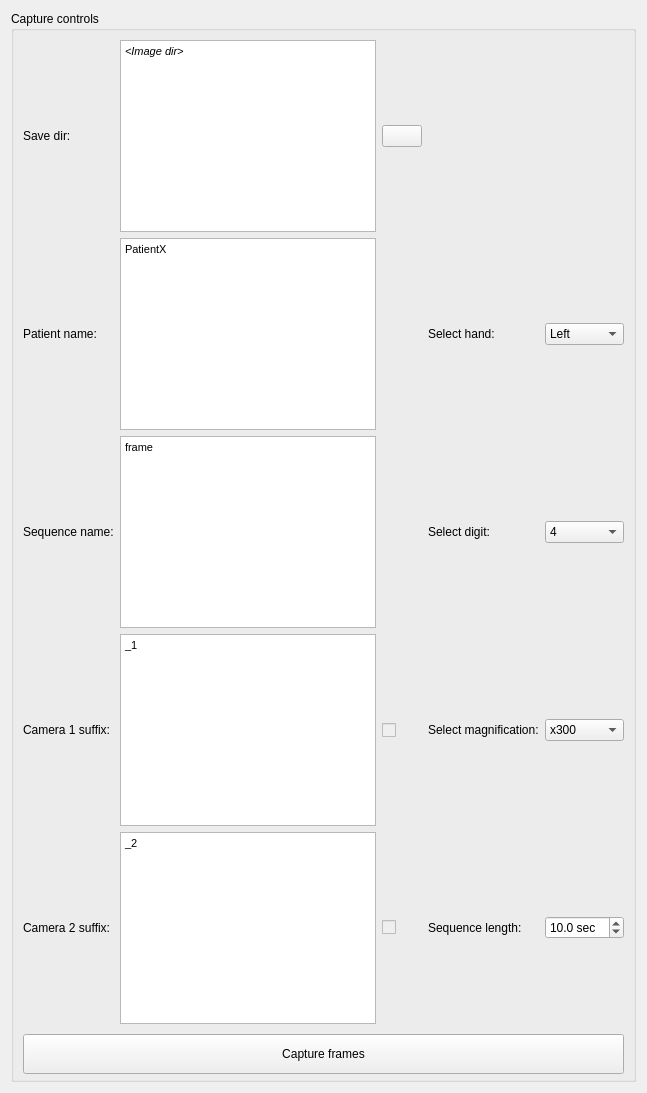
    <widget class="QWidget" name="tabCapture">
     <property name="enabled">
      <bool>true</bool>
     </property>
     <attribute name="title">
      <string>Capture</string>
     </attribute>
     <layout class="QVBoxLayout" name="verticalLayout">
      <item>
       <widget class="QGroupBox" name="saveSequence">
        <property name="title">
         <string>Capture controls</string>
        </property>
        <layout class="QGridLayout" name="gridLayout_2">
         <item row="0" column="0">
          <widget class="QLabel" name="imageBaseName_4">
           <property name="text">
            <string>Save dir:</string>
           </property>
           <property name="alignment">
            <set>Qt::AlignLeading|Qt::AlignLeft|Qt::AlignVCenter</set>
           </property>
          </widget>
         </item>
         <item row="0" column="1">
          <widget class="QTextEdit" name="saveDirTextEdit">
           <property name="sizePolicy">
            <sizepolicy hsizetype="Expanding" vsizetype="Fixed">
             <horstretch>0</horstretch>
             <verstretch>10</verstretch>
            </sizepolicy>
           </property>
           <property name="maximumSize">
            <size>
             <width>16777215</width>
             <height>16777215</height>
            </size>
           </property>
           <property name="verticalScrollBarPolicy">
            <enum>Qt::ScrollBarAlwaysOff</enum>
           </property>
           <property name="horizontalScrollBarPolicy">
            <enum>Qt::ScrollBarAlwaysOff</enum>
           </property>
           <property name="html">
            <string>&lt;!DOCTYPE HTML PUBLIC &quot;-//W3C//DTD HTML 4.0//EN&quot; &quot;http://www.w3.org/TR/REC-html40/strict.dtd&quot;&gt;
&lt;html&gt;&lt;head&gt;&lt;meta name=&quot;qrichtext&quot; content=&quot;1&quot; /&gt;&lt;style type=&quot;text/css&quot;&gt;
p, li { white-space: pre-wrap; }
&lt;/style&gt;&lt;/head&gt;&lt;body style=&quot; font-family:'MS Shell Dlg 2'; font-size:8.25pt; font-weight:400; font-style:normal;&quot;&gt;
&lt;p style=&quot; margin-top:0px; margin-bottom:0px; margin-left:0px; margin-right:0px; -qt-block-indent:0; text-indent:0px;&quot;&gt;&lt;span style=&quot; font-size:8pt; font-style:italic;&quot;&gt;&amp;lt;Image dir&amp;gt;&lt;/span&gt;&lt;/p&gt;&lt;/body&gt;&lt;/html&gt;</string>
           </property>
          </widget>
         </item>
         <item row="5" column="2">
          <widget class="QCheckBox" name="useCamera1Button">
           <property name="enabled">
            <bool>false</bool>
           </property>
           <property name="sizePolicy">
            <sizepolicy hsizetype="Preferred" vsizetype="Preferred">
             <horstretch>0</horstretch>
             <verstretch>0</verstretch>
            </sizepolicy>
           </property>
           <property name="text">
            <string/>
           </property>
          </widget>
         </item>
         <item row="7" column="2">
          <widget class="QCheckBox" name="useCamera2Button">
           <property name="enabled">
            <bool>false</bool>
           </property>
           <property name="text">
            <string/>
           </property>
          </widget>
         </item>
         <item row="8" column="0" colspan="5">
          <widget class="QPushButton" name="saveButton">
           <property name="sizePolicy">
            <sizepolicy hsizetype="Minimum" vsizetype="Expanding">
             <horstretch>0</horstretch>
             <verstretch>0</verstretch>
            </sizepolicy>
           </property>
           <property name="minimumSize">
            <size>
             <width>0</width>
             <height>40</height>
            </size>
           </property>
           <property name="maximumSize">
            <size>
             <width>16777215</width>
             <height>32</height>
            </size>
           </property>
           <property name="text">
            <string>Capture frames</string>
           </property>
          </widget>
         </item>
         <item row="0" column="2">
          <widget class="QPushButton" name="saveDirSelect">
           <property name="text">
            <string/>
           </property>
           <property name="icon">
            <iconset>
             <normalon>:/trolltech/styles/commonstyle/images/diropen-16.png</normalon>
            </iconset>
           </property>
          </widget>
         </item>
         <item row="7" column="3">
          <widget class="QLabel" name="sequenceLengthLabel">
           <property name="text">
            <string>Sequence length:</string>
           </property>
           <property name="alignment">
            <set>Qt::AlignLeading|Qt::AlignLeft|Qt::AlignVCenter</set>
           </property>
          </widget>
         </item>
         <item row="7" column="4">
          <widget class="QDoubleSpinBox" name="sequenceLengthSpinBox">
           <property name="suffix">
            <string> sec</string>
           </property>
           <property name="decimals">
            <number>1</number>
           </property>
           <property name="singleStep">
            <double>0.500000000000000</double>
           </property>
           <property name="value">
            <double>10.000000000000000</double>
           </property>
          </widget>
         </item>
         <item row="5" column="4">
          <widget class="QComboBox" name="magComboBox">
           <item>
            <property name="text">
             <string>x300</string>
            </property>
           </item>
          </widget>
         </item>
         <item row="5" column="3">
          <widget class="QLabel" name="magabel">
           <property name="text">
            <string>Select magnification:</string>
           </property>
           <property name="alignment">
            <set>Qt::AlignLeading|Qt::AlignLeft|Qt::AlignVCenter</set>
           </property>
          </widget>
         </item>
         <item row="4" column="4">
          <widget class="QComboBox" name="digitComboBox">
           <property name="currentIndex">
            <number>3</number>
           </property>
           <item>
            <property name="text">
             <string>1</string>
            </property>
           </item>
           <item>
            <property name="text">
             <string>2</string>
            </property>
           </item>
           <item>
            <property name="text">
             <string>3</string>
            </property>
           </item>
           <item>
            <property name="text">
             <string>4</string>
            </property>
           </item>
           <item>
            <property name="text">
             <string>5</string>
            </property>
           </item>
          </widget>
         </item>
         <item row="4" column="3">
          <widget class="QLabel" name="digitLabel">
           <property name="text">
            <string>Select digit:</string>
           </property>
           <property name="alignment">
            <set>Qt::AlignLeading|Qt::AlignLeft|Qt::AlignVCenter</set>
           </property>
          </widget>
         </item>
         <item row="2" column="3">
          <widget class="QLabel" name="handLabel">
           <property name="text">
            <string>Select hand:</string>
           </property>
           <property name="alignment">
            <set>Qt::AlignLeading|Qt::AlignLeft|Qt::AlignVCenter</set>
           </property>
          </widget>
         </item>
         <item row="2" column="4">
          <widget class="QComboBox" name="handComboBox">
           <item>
            <property name="text">
             <string>Left</string>
            </property>
           </item>
           <item>
            <property name="text">
             <string>Right</string>
            </property>
           </item>
          </widget>
         </item>
         <item row="4" column="0">
          <widget class="QLabel" name="sequenceNameLabel">
           <property name="text">
            <string>Sequence name:</string>
           </property>
           <property name="alignment">
            <set>Qt::AlignLeading|Qt::AlignLeft|Qt::AlignVCenter</set>
           </property>
          </widget>
         </item>
         <item row="2" column="0">
          <widget class="QLabel" name="patientNameLabel">
           <property name="text">
            <string>Patient name:</string>
           </property>
           <property name="alignment">
            <set>Qt::AlignLeading|Qt::AlignLeft|Qt::AlignVCenter</set>
           </property>
          </widget>
         </item>
         <item row="2" column="1">
          <widget class="QTextEdit" name="patientNameTextEdit">
           <property name="sizePolicy">
            <sizepolicy hsizetype="Expanding" vsizetype="Fixed">
             <horstretch>0</horstretch>
             <verstretch>10</verstretch>
            </sizepolicy>
           </property>
           <property name="maximumSize">
            <size>
             <width>16777215</width>
             <height>16777215</height>
            </size>
           </property>
           <property name="verticalScrollBarPolicy">
            <enum>Qt::ScrollBarAlwaysOff</enum>
           </property>
           <property name="horizontalScrollBarPolicy">
            <enum>Qt::ScrollBarAlwaysOff</enum>
           </property>
           <property name="html">
            <string>&lt;!DOCTYPE HTML PUBLIC &quot;-//W3C//DTD HTML 4.0//EN&quot; &quot;http://www.w3.org/TR/REC-html40/strict.dtd&quot;&gt;
&lt;html&gt;&lt;head&gt;&lt;meta name=&quot;qrichtext&quot; content=&quot;1&quot; /&gt;&lt;style type=&quot;text/css&quot;&gt;
p, li { white-space: pre-wrap; }
&lt;/style&gt;&lt;/head&gt;&lt;body style=&quot; font-family:'MS Shell Dlg 2'; font-size:8.25pt; font-weight:400; font-style:normal;&quot;&gt;
&lt;p style=&quot; margin-top:0px; margin-bottom:0px; margin-left:0px; margin-right:0px; -qt-block-indent:0; text-indent:0px;&quot;&gt;&lt;span style=&quot; font-size:8pt;&quot;&gt;PatientX&lt;/span&gt;&lt;/p&gt;&lt;/body&gt;&lt;/html&gt;</string>
           </property>
          </widget>
         </item>
         <item row="4" column="1">
          <widget class="QTextEdit" name="sequenceNameTextEdit">
           <property name="sizePolicy">
            <sizepolicy hsizetype="Expanding" vsizetype="Fixed">
             <horstretch>0</horstretch>
             <verstretch>0</verstretch>
            </sizepolicy>
           </property>
           <property name="maximumSize">
            <size>
             <width>16777215</width>
             <height>16777215</height>
            </size>
           </property>
           <property name="verticalScrollBarPolicy">
            <enum>Qt::ScrollBarAlwaysOff</enum>
           </property>
           <property name="horizontalScrollBarPolicy">
            <enum>Qt::ScrollBarAlwaysOff</enum>
           </property>
           <property name="html">
            <string>&lt;!DOCTYPE HTML PUBLIC &quot;-//W3C//DTD HTML 4.0//EN&quot; &quot;http://www.w3.org/TR/REC-html40/strict.dtd&quot;&gt;
&lt;html&gt;&lt;head&gt;&lt;meta name=&quot;qrichtext&quot; content=&quot;1&quot; /&gt;&lt;style type=&quot;text/css&quot;&gt;
p, li { white-space: pre-wrap; }
&lt;/style&gt;&lt;/head&gt;&lt;body style=&quot; font-family:'MS Shell Dlg 2'; font-size:8.25pt; font-weight:400; font-style:normal;&quot;&gt;
&lt;p style=&quot; margin-top:0px; margin-bottom:0px; margin-left:0px; margin-right:0px; -qt-block-indent:0; text-indent:0px;&quot;&gt;&lt;span style=&quot; font-size:8pt;&quot;&gt;frame&lt;/span&gt;&lt;/p&gt;&lt;/body&gt;&lt;/html&gt;</string>
           </property>
          </widget>
         </item>
         <item row="7" column="1">
          <widget class="QTextEdit" name="camera2SuffixTextEdit">
           <property name="sizePolicy">
            <sizepolicy hsizetype="Expanding" vsizetype="Fixed">
             <horstretch>0</horstretch>
             <verstretch>0</verstretch>
            </sizepolicy>
           </property>
           <property name="verticalScrollBarPolicy">
            <enum>Qt::ScrollBarAlwaysOff</enum>
           </property>
           <property name="horizontalScrollBarPolicy">
            <enum>Qt::ScrollBarAlwaysOff</enum>
           </property>
           <property name="html">
            <string>&lt;!DOCTYPE HTML PUBLIC &quot;-//W3C//DTD HTML 4.0//EN&quot; &quot;http://www.w3.org/TR/REC-html40/strict.dtd&quot;&gt;
&lt;html&gt;&lt;head&gt;&lt;meta name=&quot;qrichtext&quot; content=&quot;1&quot; /&gt;&lt;style type=&quot;text/css&quot;&gt;
p, li { white-space: pre-wrap; }
&lt;/style&gt;&lt;/head&gt;&lt;body style=&quot; font-family:'MS Shell Dlg 2'; font-size:8.25pt; font-weight:400; font-style:normal;&quot;&gt;
&lt;p style=&quot; margin-top:0px; margin-bottom:0px; margin-left:0px; margin-right:0px; -qt-block-indent:0; text-indent:0px;&quot;&gt;&lt;span style=&quot; font-size:8pt;&quot;&gt;_2&lt;/span&gt;&lt;/p&gt;&lt;/body&gt;&lt;/html&gt;</string>
           </property>
          </widget>
         </item>
         <item row="7" column="0">
          <widget class="QLabel" name="camera2SuffixLabel">
           <property name="text">
            <string>Camera 2 suffix:</string>
           </property>
           <property name="alignment">
            <set>Qt::AlignLeading|Qt::AlignLeft|Qt::AlignVCenter</set>
           </property>
          </widget>
         </item>
         <item row="5" column="0">
          <widget class="QLabel" name="camera1SuffixLabel">
           <property name="text">
            <string>Camera 1 suffix:</string>
           </property>
           <property name="alignment">
            <set>Qt::AlignLeading|Qt::AlignLeft|Qt::AlignVCenter</set>
           </property>
          </widget>
         </item>
         <item row="5" column="1">
          <widget class="QTextEdit" name="camera1SuffixTextEdit">
           <property name="sizePolicy">
            <sizepolicy hsizetype="Expanding" vsizetype="Fixed">
             <horstretch>0</horstretch>
             <verstretch>10</verstretch>
            </sizepolicy>
           </property>
           <property name="verticalScrollBarPolicy">
            <enum>Qt::ScrollBarAlwaysOff</enum>
           </property>
           <property name="horizontalScrollBarPolicy">
            <enum>Qt::ScrollBarAlwaysOff</enum>
           </property>
           <property name="html">
            <string>&lt;!DOCTYPE HTML PUBLIC &quot;-//W3C//DTD HTML 4.0//EN&quot; &quot;http://www.w3.org/TR/REC-html40/strict.dtd&quot;&gt;
&lt;html&gt;&lt;head&gt;&lt;meta name=&quot;qrichtext&quot; content=&quot;1&quot; /&gt;&lt;style type=&quot;text/css&quot;&gt;
p, li { white-space: pre-wrap; }
&lt;/style&gt;&lt;/head&gt;&lt;body style=&quot; font-family:'MS Shell Dlg 2'; font-size:8.25pt; font-weight:400; font-style:normal;&quot;&gt;
&lt;p style=&quot; margin-top:0px; margin-bottom:0px; margin-left:0px; margin-right:0px; -qt-block-indent:0; text-indent:0px;&quot;&gt;&lt;span style=&quot; font-size:8pt;&quot;&gt;_1&lt;/span&gt;&lt;/p&gt;&lt;/body&gt;&lt;/html&gt;</string>
           </property>
          </widget>
         </item>
        </layout>
       </widget>
      </item>
     </layout>
    </widget>
